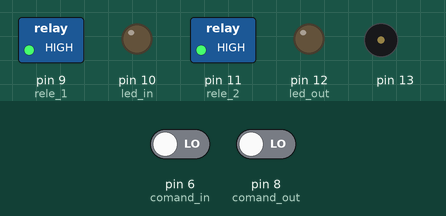
Simulated run of this sketch. Board: Arduino Uno, built with avr-gcc and run on an emulated ATmega328P. On the bench: switched loads named in the sketch (green lamp = pin HIGH), output pins drawn as LEDs (lit = HIGH), buzzer (waves = sounding). The inputs (shaded band) are chosen by the test bench; at power-on: pin 6 (comand_in) LOW, pin 8 (comand_out) LOW.

Above: at 1.2 s.
1.3 s: pin 6 (comand_in) driven HIGH
At 1.45 s:
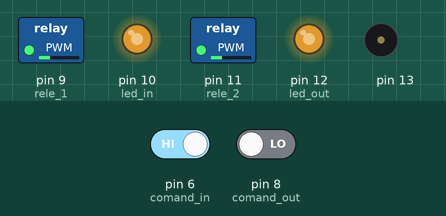
At 2.3 s:
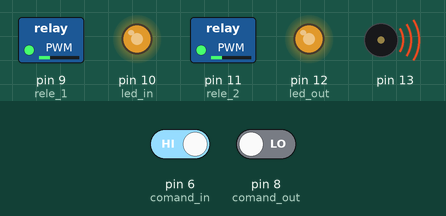
Timing chart, 0 to 1.7 s (numbered marks = the images above; inputs shaded):
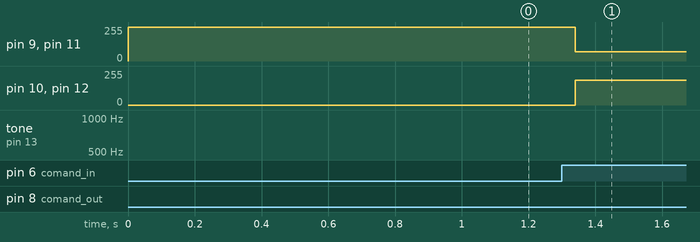

The sketch:

v2.4_final.ino
```cpp
#include <Tone.h>

Tone freq1;
Tone freq2;

const int DTMF_freq1[] = { 1336, 1209, 1336, 1477, 1209, 1336, 1477, 1209, 1336, 1477 };
const int DTMF_freq2[] = {  941,  697,  697,  697,  770,  770,  770,  852,  852,  852 };

const int comand_in = 6;
const int comand_out = 8;
const int led_in = 10;
const int led_out = 12;
const int rele_1 = 9;
const int rele_2 = 11;
int in_break = 0;
int out_break = 0;

//void (*funcReset)() = 0;

void setup()
{

Serial.begin(9600);
  freq1.begin(A0);
  freq2.begin(13);

 pinMode (comand_in, INPUT);
 pinMode (comand_out, INPUT);
 pinMode (led_in, OUTPUT);
 pinMode (led_out, OUTPUT);
 pinMode (rele_1, OUTPUT);
 pinMode (rele_2, OUTPUT);
  digitalWrite(rele_1, HIGH);
 digitalWrite(rele_2, HIGH);

}

void playDTMF(uint8_t number, long duration)
{
  freq1.play(DTMF_freq1[number], duration);
  freq2.play(DTMF_freq2[number], duration);
}


  void loop()
 {

   in_break = digitalRead(comand_in);
   out_break = digitalRead(comand_out);

                                      if ( in_break == HIGH)
                                                               {
                                                                int i;
                                                                uint8_t phone_number[] = { 3 };
                                                                digitalWrite(led_in, HIGH);
                                                                digitalWrite(led_out, HIGH);
                                                                digitalWrite(rele_1, LOW);
                                                                digitalWrite(rele_2, LOW);
                                                                playDTMF(phone_number[i], 600);

                                                                //tone1.stop();
                                                                digitalWrite(led_in, LOW);
                                                                digitalWrite(led_out, LOW);
                                                                digitalWrite(rele_1, HIGH);
                                                                digitalWrite(rele_2, HIGH);
                                                                //funcReset();
                                                                }

                                      if ( out_break == HIGH)
                                                               {
                                                                int i;
                                                                uint8_t phone_number[] = { 6 };
                                                                digitalWrite(led_in, HIGH);
                                                                digitalWrite(led_out, HIGH);
                                                                digitalWrite(rele_1, LOW);
                                                                digitalWrite(rele_2, LOW);
                                                                playDTMF(phone_number[i],500);

                                                                //tone1.stop();
                                                                digitalWrite(led_in, LOW);
                                                                digitalWrite(led_out, LOW);
                                                                digitalWrite(rele_1, HIGH);
                                                                digitalWrite(rele_2, HIGH);
                                                                //funcReset();
                                                                }
  }
```
